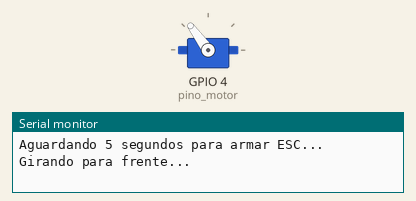
Simulated run of this program. Board: ESP32-S3. On the bench: servo, the last lines printed to the serial monitor.

Above: at 7.05 s.
At 11.5 s:
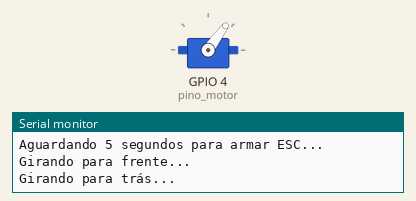
At 16.0 s:
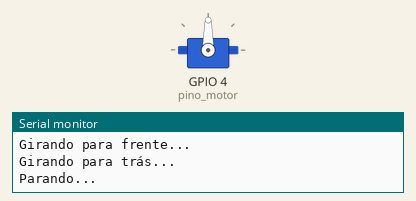
Timing chart, 0 to 18.7 s (numbered marks = the images above):
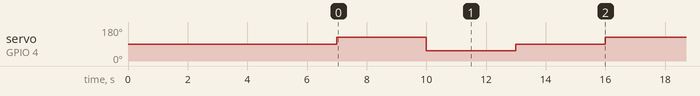

The program:

main.cpp
```cpp
#include <Arduino.h>
#include <ESP32Servo.h>

Servo ServoMotor;
int pino_motor = 4;

void setup() {
  Serial.begin(115200);
  ServoMotor.attach(pino_motor, 1000, 2000);
  Serial.println("Aguardando 5 segundos para armar ESC...");
  delay(5000);

  // Arma o ESC com pulso neutro
  ServoMotor.writeMicroseconds(1500);
  delay(2000);
}

void loop() {
  Serial.println("Girando para frente...");
  ServoMotor.writeMicroseconds(1700);  // Frente
  delay(3000);

  Serial.println("Girando para trás...");
  ServoMotor.writeMicroseconds(1300);  // Ré
  delay(3000);

  Serial.println("Parando...");
  ServoMotor.writeMicroseconds(1500);  // Parar
  delay(3000);
}
```

Measured:
- by itself, servo on GPIO 4 (pino_motor): repeats every 9.0 s: 54° 3.0 s, 90° 3.0 s, 126° 3.0 s
